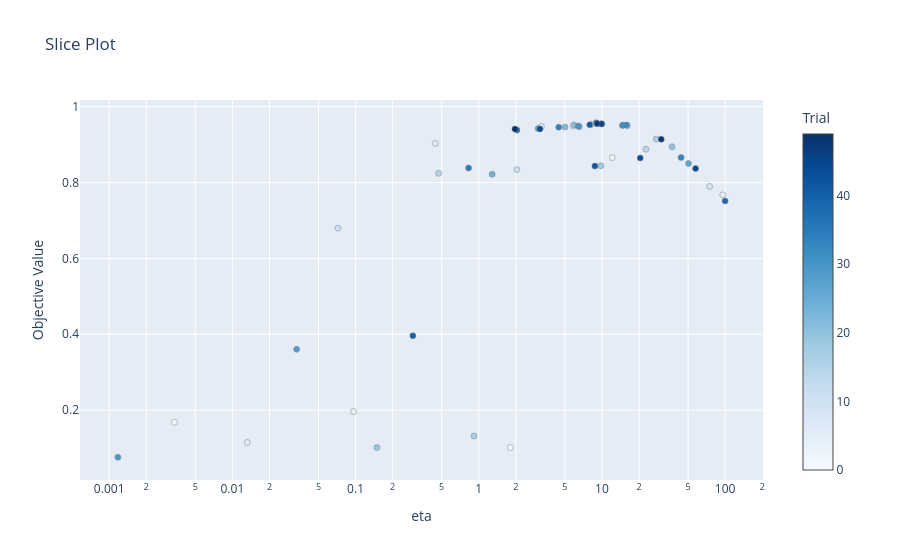

The notebook cell this image was saved under:
### Markdown cell above
Optuna has an option to plot the results.

### Code cell
print("Best learning rate:", study.best_params['eta'])
print("Accuracy:", study.best_value)
optuna.visualization.plot_slice(study, ['eta'])

### Figure 1 — Plotly figure (JSON) as saved in the notebook; plotly's stock layout.template omitted (floating-point values rounded to 4 significant figures)
{"data": [{"marker": {"color": [0, 1, 2, 3, 4, 5, 6, 7, 8, 9, 10, 11, 12, 13, 14, 15, 16, 17, 18, 19, 20, 21, 22, 23, 24, 25, 26, 27, 28, 29, 30, 31, 32, 33, 34, 35, 36, 37, 38, 39, 40, 41, 42, 43, 44, 45, 46, 47, 48, 49], "colorbar": {"title": {"text": "Trial"}, "x": 1.0, "xpad": 40}, "colorscale": [[0.0, "rgb(247,251,255)"], [0.125, "rgb(222,235,247)"], [0.25, "rgb(198,219,239)"], [0.375, "rgb(158,202,225)"], [0.5, "rgb(107,174,214)"], [0.625, "rgb(66,146,198)"], [0.75, "rgb(33,113,181)"], [0.875, "rgb(8,81,156)"], [1.0, "rgb(8,48,107)"]], "line": {"color": "Grey", "width": 0.5}}, "mode": "markers", "name": "Feasible Trial", "showlegend": false, "x": [5.839, 0.003388, 1.806, 12.13, 0.09622, 95.58, 0.01321, 0.4443, 3.224, 74.79, 0.07204, 2.04, 8.303, 16.04, 22.75, 0.4718, 27.59, 0.9143, 9.79, 0.1491, 37.07, 5.934, 5.016, 14.67, 1.285, 6.539, 50.42, 3.033, 0.03325, 0.001177, 6.412, 14.73, 15.79, 43.85, 4.459, 0.8266, 9.986, 9.02, 99.88, 2.04, 0.2918, 7.963, 8.754, 20.45, 3.141, 57.53, 9.89, 9.132, 30.29, 1.966], "y": [0.9488, 0.1681, 0.1012, 0.8657, 0.1965, 0.7673, 0.115, 0.9028, 0.9478, 0.7895, 0.6793, 0.8341, 0.9537, 0.9496, 0.8875, 0.8242, 0.9145, 0.1319, 0.844, 0.1014, 0.8942, 0.9513, 0.946, 0.9503, 0.8215, 0.9471, 0.85, 0.942, 0.3603, 0.0759, 0.9487, 0.9511, 0.9514, 0.8657, 0.9456, 0.8381, 0.9544, 0.9574, 0.7513, 0.9383, 0.396, 0.9521, 0.8432, 0.8645, 0.941, 0.8369, 0.9545, 0.9549, 0.9139, 0.9409], "type": "scatter"}], "layout": {"title": {"text": "Slice Plot"}, "xaxis": {"title": {"text": "eta"}, "type": "log"}, "yaxis": {"title": {"text": "Objective Value"}}}}
